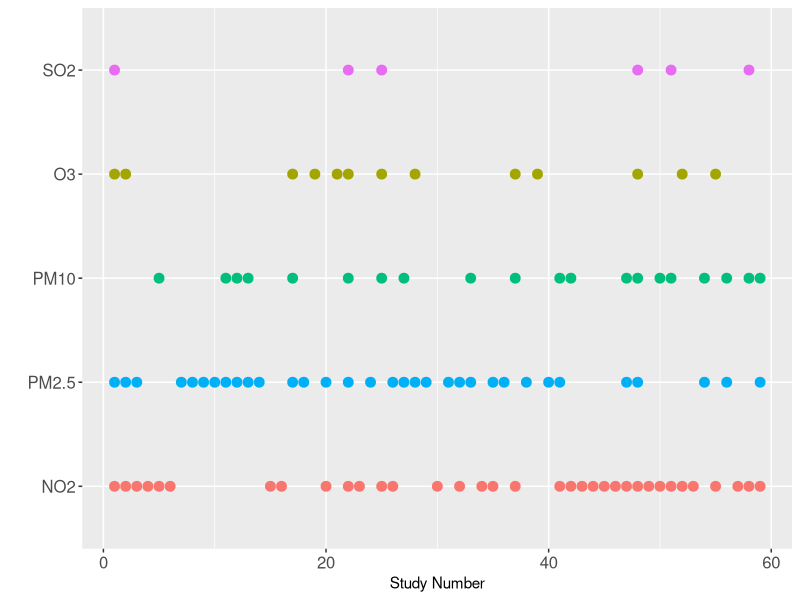

This chart was generated by the following R code:
#PM<-read.csv("C:/Users/mark.cherrie/Desktop/pollutantdata.csv")
#dput(PM)

#####
PM<-structure(list(p1 = c("NO2", "NO2", "NO2", "NO2", "NO2", "NO2", 
                          "", "", "", "", "", "", "", "", "NO2", "NO2", "", "", "", "NO2", 
                          "", "NO2", "NO2", "", "NO2", "NO2", "", "", "", "NO2", "", "NO2", 
                          "", "NO2", "NO2", "", "NO2", "", "", "", "NO2", "NO2", "NO2", 
                          "NO2", "NO2", "NO2", "NO2", "NO2", "NO2", "NO2", "NO2", "NO2", 
                          "NO2", "", "NO2", "", "NO2", "NO2", "NO2", ""), p2 = c("O3", 
                                                                                 "O3", "", "", "", "", "", "", "", "", "", "", "", "", "", "", 
                                                                                 "O3", "", "O3", "", "O3", "O3", "", "", "O3", "", "", "O3", "", 
                                                                                 "", "", "", "", "", "", "", "O3", "", "O3", "", "", "", "", "", 
                                                                                 "", "", "", "O3", "", "", "", "O3", "", "", "O3", "", "", "", 
                                                                                 "", ""), p3 = c("", "", "", "", "PM10", "", "", "", "", "", "PM10", 
                                                                                                 "PM10", "PM10", "", "", "", "PM10", "", "", "", "", "PM10", "", 
                                                                                                 "", "PM10", "", "PM10", "", "", "", "", "", "PM10", "", "", "", 
                                                                                                 "PM10", "", "", "", "PM10", "PM10", "", "", "", "", "PM10", "PM10", 
                                                                                                 "", "PM10", "PM10", "", "", "PM10", "", "PM10", "", "PM10", "PM10", 
                                                                                                 ""), p4 = c("PM2.5", "PM2.5", "PM2.5", "", "", "", "PM2.5", "PM2.5", 
                                                                                                             "PM2.5", "PM2.5", "PM2.5", "PM2.5", "PM2.5", "PM2.5", "", "", 
                                                                                                             "PM2.5", "PM2.5", "", "PM2.5", "", "PM2.5", "", "PM2.5", "", 
                                                                                                             "PM2.5", "PM2.5", "PM2.5", "PM2.5", "", "PM2.5", "PM2.5", "PM2.5", 
                                                                                                             "", "PM2.5", "PM2.5", "", "PM2.5", "", "PM2.5", "PM2.5", "", 
                                                                                                             "", "", "", "", "PM2.5", "PM2.5", "", "", "", "", "", "PM2.5", 
                                                                                                             "", "PM2.5", "", "", "PM2.5", ""), p5 = c("SO2", "", "", "", 
                                                                                                                                                       "", "", "", "", "", "", "", "", "", "", "", "", "", "", "", "", 
                                                                                                                                                       "", "SO2", "", "", "SO2", "", "", "", "", "", "", "", "", "", 
                                                                                                                                                       "", "", "", "", "", "", "", "", "", "", "", "", "", "SO2", "", 
                                                                                                                                                       "", "SO2", "", "", "", "", "", "", "SO2", "", "")), class = "data.frame", row.names = c(NA, 
                                                                                                                                                                                                                                               -60L))



####
library(tidyverse)

# Reshape the data to long format
PM_long <- PM %>%
  mutate(row = row_number()) %>%
  pivot_longer(cols = starts_with("p"), names_to = "variable", values_to = "value") %>%
  filter(value != "")



PM_long$value <- factor(PM_long$value, levels = c("NO2", "PM2.5", "PM10", "O3", "SO2"))

PM_long$value2 <- ifelse(PM_long$value !="", 1,0)


PM_long_total <- PM_long %>%
  group_by(variable) %>%
  summarize(total_freq = sum(value2))

PM_long<-merge(PM_long, PM_long_total, by=c("variable"))

#PM_long$total_freq<- paste0("n = ", PM_long$total_freq)

# Create a scatterplot of row vs value
out<-
  ggplot(PM_long, 
         aes(x = row, y = value, color = variable)) +
  geom_point(size=3) +
  #geom_text(aes(x=65, label = total_freq),
  #          vjust = 0, size = 4, color = "black")+
  labs(x = "Study Number", y = "", color = "Variable")+
  theme(
    legend.position = "none",
    axis.text = element_text(size = 12))

ggsave("C:/Users/mark.cherrie/Desktop/pollutantgraph.png",
       height = 4,
       width=20,
       units = c("cm"))